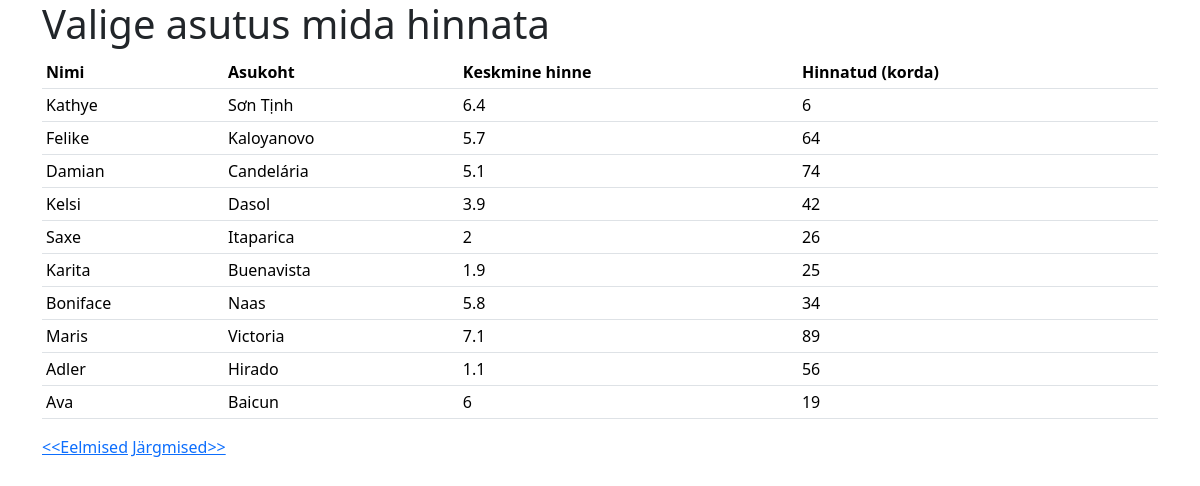
Before: / with the older database file.
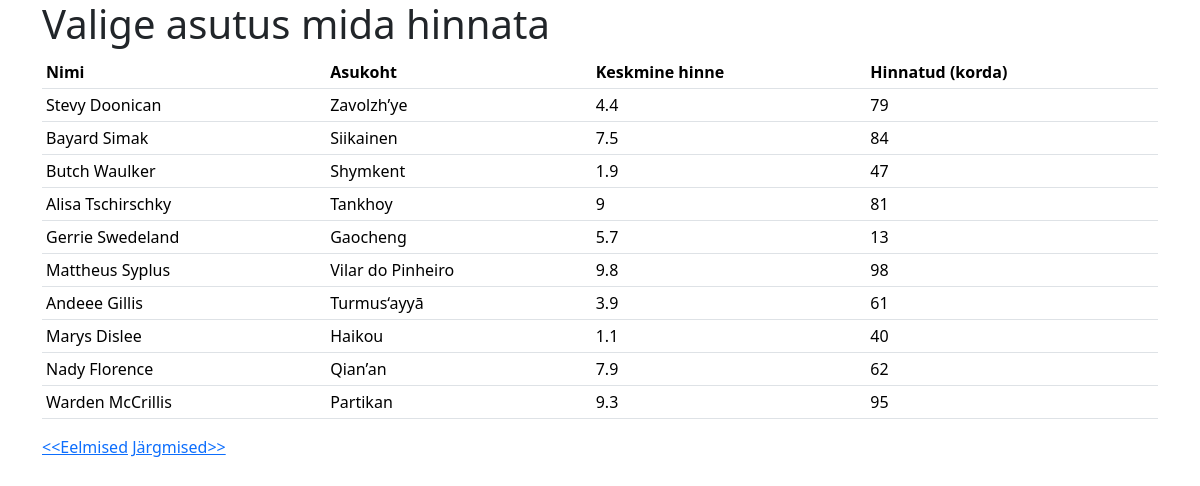
After: the same page with the newer database file.
### tables this page shows
CREATE TABLE IF NOT EXISTS `toidukohad` (
  `id` int(6) NOT NULL,
  `nimi` varchar(255) NOT NULL,
  `asukoht` varchar(255) NOT NULL,
  `keskmine_hinne` double NOT NULL,
  `hinnatud` int(6) NOT NULL
);

### index.php (the view, shortened to what this page needs)
<?php include('config.php'); ?>
<!doctype html>
<html lang="et">
  <head>
    <link href="https://cdn.jsdelivr.net/npm/bootstrap@5.3.3/dist/css/bootstrap.min.css" rel="stylesheet">
  </head>
  <body>
    <?php
        if (!empty($_GET["s"])) {
            $s = $_GET["s"];
            $paring = 'SELECT * FROM toidukohad WHERE nimi LIKE "%'.$s.'%" ';
        } else {
            if (isset($_GET['next'])) {
                $algus = $_GET['next'];
            }
            else if (isset($_GET['prev'])) {
                $algus = $_GET['prev']-10;
            } else {
                $algus = -10;
            }
                $algus += 10;
                $lopp = $algus - 10;
            if ($lopp < 0) {
                $lopp = 0;
            }
            $paring = "SELECT * FROM toidukohad LIMIT $algus,10";
        }
            $valjund = mysqli_query($yhendus, $paring);
    ?>
    <div class="container">
        <h1>Valige asutus mida hinnata</h1>
        <table class="table table-sm">
            <tr>
                <th>Nimi</th>
                <th>Asukoht</th>
                <th>Keskmine hinne</th>
                <th>Hinnatud (korda)</th>
            </tr>
        <?php
        while($rida = mysqli_fetch_assoc($valjund)){
        ?>
            <tr>
                <td><?php echo $rida['nimi']; ?></td>
                <td><?php echo $rida['asukoht']; ?></td>
                <td><?php echo $rida['keskmine_hinne']; ?></td>
                <td><?php echo $rida['hinnatud']; ?></td>
            </tr>
            <?php
                }
            ?>
        </table>
        <a href="?prev=<?php echo $lopp;  ?>">&lt;&lt;Eelmised</a>
        <a href="?next=<?php echo $algus;  ?>">Järgmised&gt;&gt;</a>
    </div>
  </body>
</html>

Changed rows visible on the page:
removed toidukohad: nimi "Kathye", asukoht "Sơn Tịnh", keskmine_hinne "6.4", hinnatud "6"
removed toidukohad: nimi "Felike", asukoht "Kaloyanovo", keskmine_hinne "5.7", hinnatud "64"
removed toidukohad: nimi "Damian", asukoht "Candelária", keskmine_hinne "5.1", hinnatud "74"
removed toidukohad: nimi "Kelsi", asukoht "Dasol", keskmine_hinne "3.9", hinnatud "42"
removed toidukohad: nimi "Saxe", asukoht "Itaparica", keskmine_hinne "2", hinnatud "26"
removed toidukohad: nimi "Karita", asukoht "Buenavista", keskmine_hinne "1.9", hinnatud "25"
removed toidukohad: nimi "Boniface", asukoht "Naas", keskmine_hinne "5.8", hinnatud "34"
removed toidukohad: nimi "Adler", asukoht "Hirado", keskmine_hinne "1.1", hinnatud "56"
removed toidukohad: nimi "Ava", asukoht "Baicun", keskmine_hinne "6", hinnatud "19"
added toidukohad: nimi "Stevy Doonican", asukoht "Zavolzh’ye", keskmine_hinne "4.4", hinnatud "79"
added toidukohad: nimi "Bayard Simak", asukoht "Siikainen", keskmine_hinne "7.5", hinnatud "84"
added toidukohad: nimi "Butch Waulker", asukoht "Shymkent", keskmine_hinne "1.9", hinnatud "47"
added toidukohad: nimi "Alisa Tschirschky", asukoht "Tankhoy", keskmine_hinne "9", hinnatud "81"
added toidukohad: nimi "Gerrie Swedeland", asukoht "Gaocheng", keskmine_hinne "5.7", hinnatud "13"
added toidukohad: nimi "Mattheus Syplus", asukoht "Vilar do Pinheiro", keskmine_hinne "9.8", hinnatud "98"
added toidukohad: nimi "Andeee Gillis", asukoht "Turmus‘ayyā", keskmine_hinne "3.9", hinnatud "61"
changed toidukohad: nimi "Maris" → "Marys Dislee"; asukoht "Victoria" → "Haikou"; keskmine_hinne "7.1" → "1.1"; hinnatud "89" → "40"
added toidukohad: nimi "Nady Florence", asukoht "Qian’an", keskmine_hinne "7.9", hinnatud "62"
added toidukohad: nimi "Warden McCrillis", asukoht "Partikan", keskmine_hinne "9.3", hinnatud "95"
